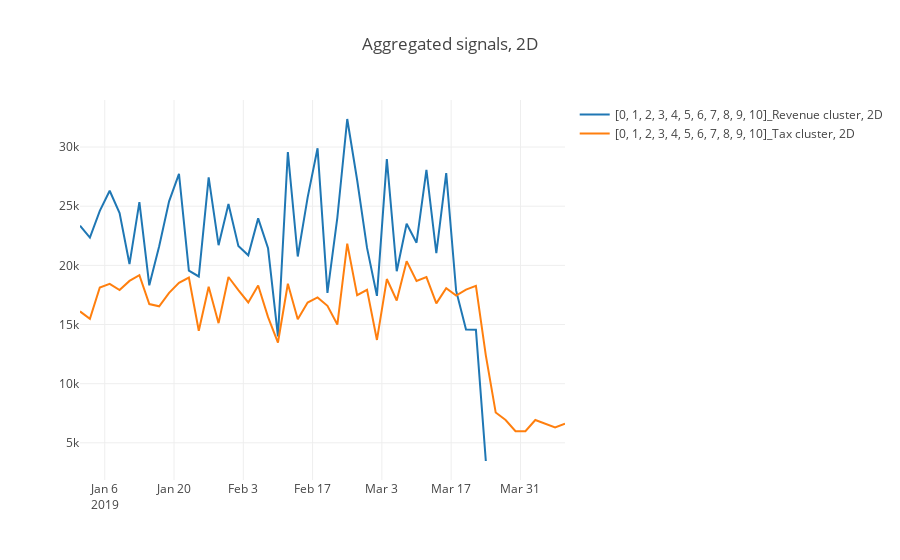

This figure's notebook cell:
### Markdown cell above
## Tax vs. Revenue based on FA Names

### Code cell
constructSignals(df_all, query=[{"select": [0, 1, 2, 3, 4, 5, 6, 7, 8, 9, 10], 
                              "_with": {"FA_Name": "Revenue"}}, 
                                {"select": [0, 1, 2, 3, 4, 5, 6, 7, 8, 9, 10], "_with": {"FA_Name": "Tax"}}], on="label", agg_period="2D", vis_type="line")
